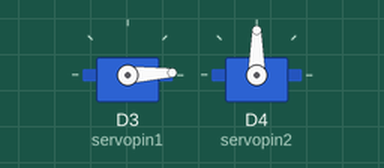
A sketch run on a simulated ESP8266 (NodeMCU). Shown: 2 × servo. What the sketch prints to the serial monitor is not drawn.

Above: at 0.05 s.
At 1.0 s:
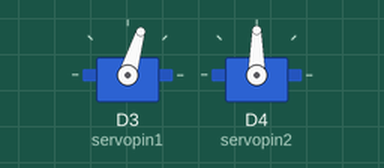
At 2.0 s:
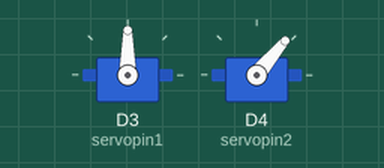
At 3.95 s:
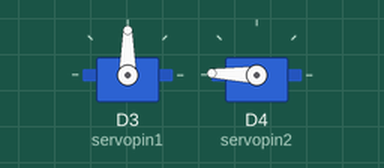
Timing chart, 0 to 5.2 s (numbered marks = the images above):
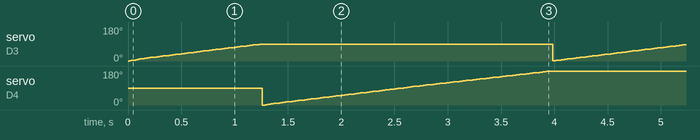

The sketch:

servocode.ino
```cpp
#include <Servo.h>

Servo myservo1;  // create servo object to control a servo
// twelve servo objects can be created on most boards

Servo myservo2;
int servopin1=D3;
int servopin2=D4;
void setup() {
  Serial.begin(9600);
  myservo1.attach(servopin1);
 myservo2.attach(servopin2);


}

void loop() {
 moveVertical(90);
//  delay(1000);
moveHorizontal(180);
}
void moveVertical(int val){
//  int MoveUP=map(val,y0,yn,0,180);
  int MoveUP=val;
  for(int i =0 ; i<=MoveUP;i++){
    myservo1.write(i);
    delay(10);
    Serial.print(" u reached");
    Serial.println(i);

  }

}
void moveHorizontal(int val){
//  int MoveLeft=map(val,x0,xn,0,180);
  int MoveLeft=val;
  for(int i =0 ; i<=MoveLeft;i++){
    myservo2.write(i);
    delay(10);
     Serial.print(" l reached");
    Serial.println(i);
  }

}
```

Measured:
- by itself, servo on D3 (servopin1): ramps from 1° to 90° and jumps back, once every 4.0 s
